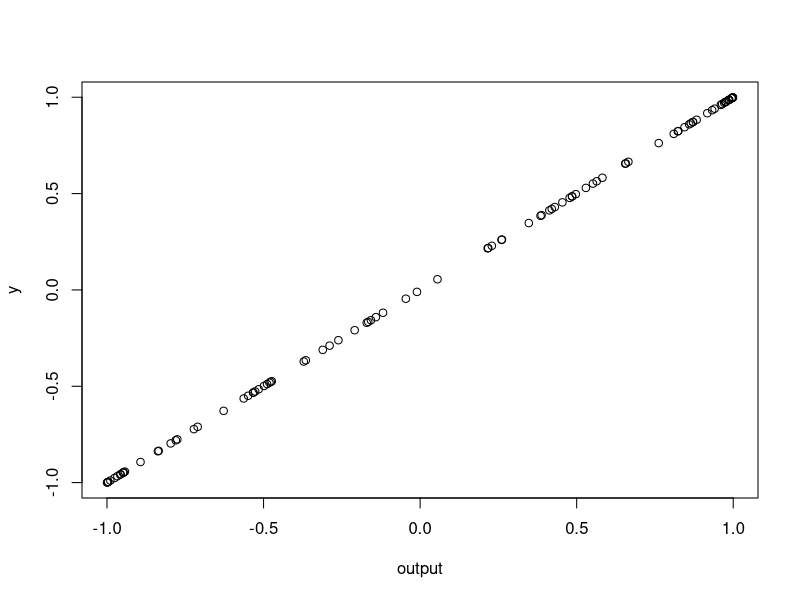
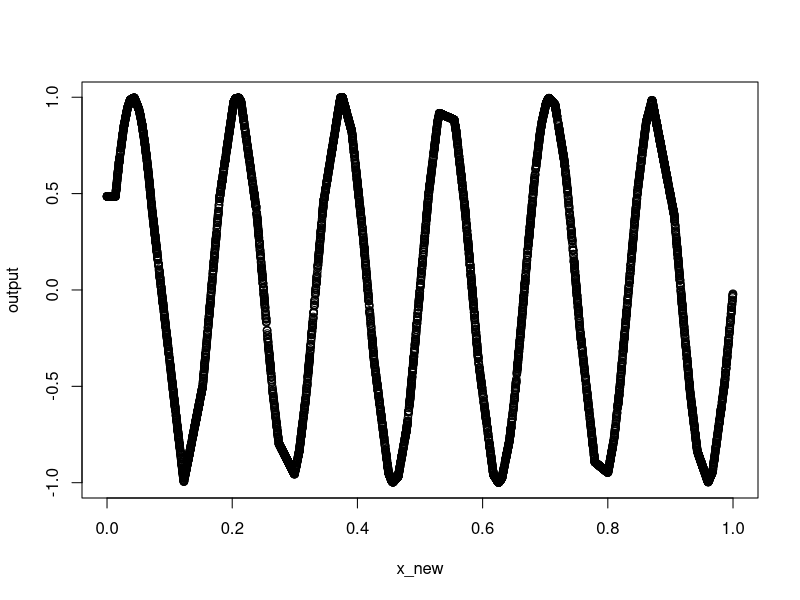

Generate these figures, in order, with R:
###############################################################################
# A demonstration of how the conceptually simple machinery of a single hidden 
# layer neural network with ReLU (rectified linear unit) activation function, 
# defined as ReLU(x) = max(0, x) can be used to construct a linear 
# spline for univariate functions (which will interpolate if we choose 
# as many knots as samples)
###############################################################################

# Generate a simple (x, y) sample
n <- 100
x <- runif(n)
y <- sin(12*pi*x)

# Sort x
num_samples_per_knot <- 1
knots <- sort(x)[seq(from = 1, to = length(x)-1, by = num_samples_per_knot)]

# The weights mapping to each of the hidden nodes are fixed at 1
weight1 <- t(rep(1,length(knots)))

# The bias terms are set in at -1*(knots)
bias1 <- t(-knots)

# Use the weight, bias, and relu activation to compute the hidden layer
hidden_layer <- pmax(sweep(x %*% weight1, 2, bias1, FUN = "+"), 0)

# Compute the weights mapping the hidden layer to the output
U <- cbind(1, hidden_layer)
Uty <- t(U) %*% y
UtU <- t(U) %*% U
coef <- solve(UtU, Uty)
weight2 <- coef[2:length(coef)]
bias2 <- coef[1]

# Compute and plot the resulting predictions of the neural network
output <- hidden_layer %*% weight2 + bias2
plot(output, y)

# We can now use this neural network to predict on unseen X values
x_new <- runif(10000)
hidden_layer <- pmax(sweep(x_new %*% weight1, 2, bias1, FUN = "+"), 0)
output <- hidden_layer %*% weight2 + bias2
plot(x_new, output)
